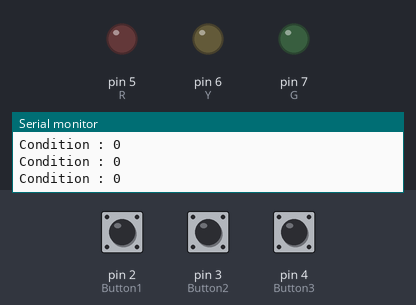
Simulated run of this sketch. Board: Arduino Uno, built with avr-gcc and run on an emulated ATmega328P. Parts: output pins drawn as LEDs (lit = HIGH), the last lines printed to the serial monitor. Inputs (shaded band) come from the test bench; at power-on: pin 2 (Button1) LOW, pin 3 (Button2) LOW, pin 4 (Button3) LOW.

Above: at 1.2 s.
1.3 s: pin 2 (Button1) pulled HIGH for 0.15 s
At 1.45 s:
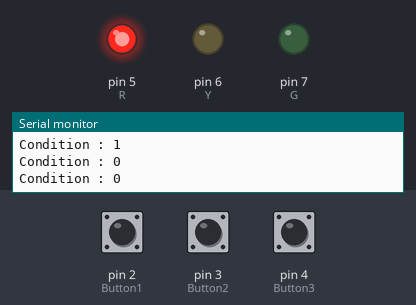
3.0 s: pin 2 (Button1) pulled HIGH for 3.2 s
At 7.6 s:
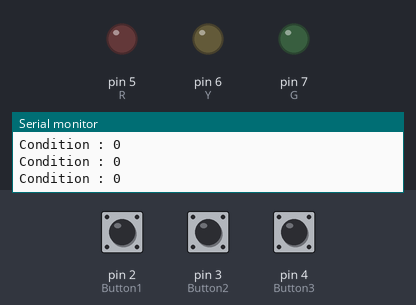
Timing chart, 0 to 9.1 s (numbered marks = the images above; inputs shaded):
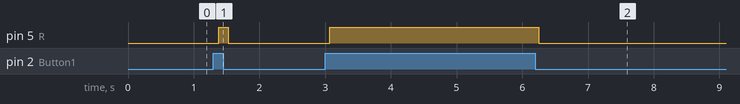

Measured:
- after the input at 1.3 s, pin 5 (R): LOW → HIGH after 0.08 s, → LOW 0.14 s later
- after the input at 3.0 s, pin 5 (R): LOW → HIGH after 0.07 s, → LOW 3.2 s later

The sketch:

1.Button.ino
```cpp
int Button1 = 2;
int Button2 = 3;
int Button3 = 4;
int R = 5;
int Y = 6;
int G = 7;

void setup(){
  Serial.begin(9600);
  pinMode(Button1, INPUT);
  pinMode(Button2, INPUT);
  pinMode(Button3, INPUT);
  pinMode(R, OUTPUT);
  pinMode(Y, OUTPUT);
  pinMode(G, OUTPUT);
}

void loop(){
  int readButton1 = digitalRead(Button1);
  int readButton2 = digitalRead(Button2);
  int readButton3 = digitalRead(Button3);
  Serial.println("Condition : " + String(readButton1));
  Serial.println("Condition : " + String(readButton2));
  Serial.println("Condition : " + String(readButton3));
  if(readButton1 == 1){
    digitalWrite(R, HIGH);
  } else if(readButton1 == 0) {
    digitalWrite(R, LOW);
  } else if(readButton2 == 1){
    digitalWrite(Y, HIGH);
  } else if(readButton2 == 0){
    digitalWrite(Y, LOW);
  } else if(readButton3 == 1){
    digitalWrite(G, HIGH);
  } else{
    digitalWrite(G, LOW);
  }
}
```
